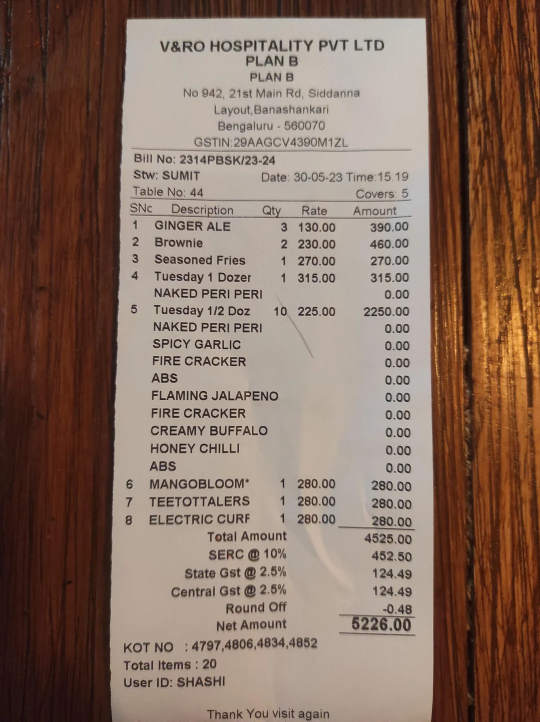
#> input picture service.webp, 1080 x 1443 px, found by its file name (shown at 1/2 size)
$ jupyter execute Doc_Scanner.ipynb   (shell and % lines are left out)
#> lines starting #> are read from the running program, lines starting #| are printed output that depends on the picture; after the words box and inside, x2 and y2 are one past the last pixel; in counts of white or black regions, pixels touching at a corner belong together
[cell 1]
import sys
print(sys.executable)
print(sys.version)

[cell 2]
import sys

[cell 3]
import sys

for p in sys.path:
    print(p)

[cell 4]
import importlib.util

print(importlib.util.find_spec("cv2"))

[cell 5]
import cv2
print(cv2.__version__)

[cell 6]
#get basic library's
import cv2
import numpy as np
import matplotlib.pyplot as plt


#print(cv2.__version__)

[cell 7]
im_path = "C:/Users/hp/Downloads/scan project/service.webp" #image path
#read image from path

img = cv2.imread(im_path)
#> img is the input picture: shape (1443, 1080, 3); mean B, G, R 95.9, 110, 134.7
print(img.shape)
#| (1443, 1080, 3)

#imgae resize
img = cv2.resize(img, (1500,800))
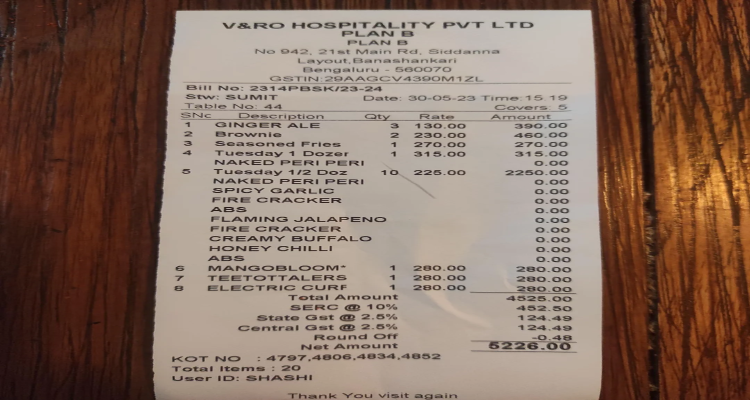
#> img: shape (800, 1500, 3) (shown at 1/2 size); mean B, G, R 95.9, 109.9, 134.6
print(img.shape)
#| (800, 1500, 3)

plt.imshow(img)
plt.show()
#BGR format : BGR -> RGB

[cell 8]
#1.remove the noise
#bluring the image
orig = img.copy()
gray = cv2.cvtColor(orig, cv2.COLOR_BGR2GRAY)
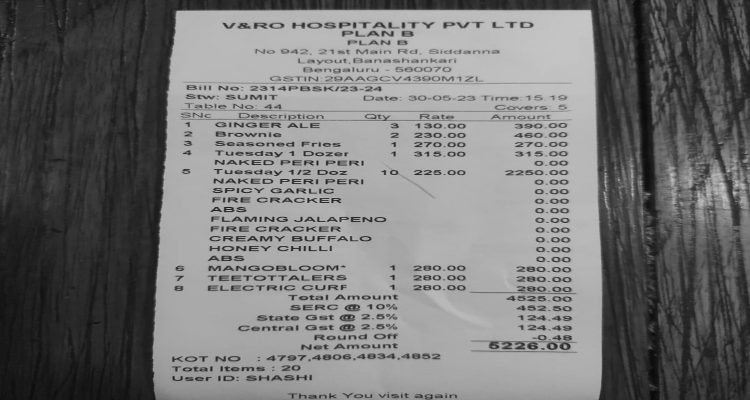
#> gray: shape (800, 1500) (shown at 1/2 size); min 4, max 205, mean 115.7
plt.imshow(gray, cmap = "binary" )
plt.show()

blurred = cv2.GaussianBlur(gray, (5,5), 0)
plt.imshow(blurred, cmap = "binary")
plt.show()


#project to the screen

[cell 9]
regen = cv2.cvtColor(blurred, cv2.COLOR_GRAY2BGR)
plt.imshow(orig)
plt.show()

plt.imshow(regen)
plt.show()

[cell 10]
regen.shape
#> Out = (800, 1500, 3)

[cell 11]
#2.edge detection
edge = cv2.Canny(blurred, 0,50)
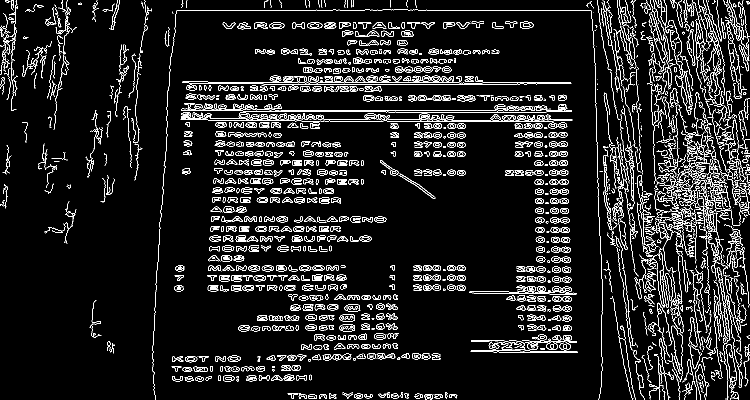
#> edge: shape (800, 1500) (shown at 1/2 size); 8% white in thin lines or dots
orig_edge = edge.copy()

plt.imshow(orig_edge)
plt.title("Edge detection")
plt.show()

[cell 12]
#3.contours extraction

contours, _ = cv2.findContours(edge , cv2.RETR_LIST, cv2.CHAIN_APPROX_NONE)
#> contours = 3307 contours, 1928 with area under 20; largest, box (x1, y1, x2, y2) and area: (365, 151, 1143, 170) 2290, (516, 164, 937, 170) 1236, (1433, 535, 1461, 711) 524, (1373, 58, 1391, 132) 518, (1236, 437, 1256, 499) 514
print(len(contours))
#| 3307

contours = sorted( contours, reverse = True, key = cv2.contourArea )

[cell 13]
#select the best contours region

for c in contours:
    p = cv2.arcLength(c, True)
    approx = cv2.approxPolyDP(c, 0.01*p, True)
    if len(approx) == 4 :
        target = approx
        break
#> this loop made 48 passes
#> (p, target) on pass 48: (170.1, [[1071, 703], [1150, 702], [1154, 704], [1074, 705]])
#> p on passes 3 to 8: 439.5, 184.5, 150.2, 144.2, 163.5, 143.6

print(target.shape)
#| (4, 1, 2)

[cell 14]
#reoder target contours

def reorder(h):
    h = h.reshape((4, 2))
#> h = [[1071, 703], [1150, 702], [1154, 704], [1074, 705]]
    print(h)
#| [[1071  703]
#|  [1150  702]
#|  [1154  704]
#|  [1074  705]]

    hnew = np.zeros((4,2), dtype = np.float32)
    add = h.sum(axis = 1)
#> add = [1774, 1852, 1858, 1779]
    hnew[3] =h[np.argmax(add)]
    hnew[1] =h[np.argmax(add)]

    diff = np.diff(h, axis = 1)
#> diff = [-368, -448, -450, -369]
    hnew[0] =h[np.argmax(diff)]
    hnew[2] =h[np.argmax(diff)]

    return hnew

[cell 15]
reorder = reorder(target)
#> reorder = [[1071, 703], [1154, 704], [1071, 703], [1154, 704]]
print("************")
print(reorder)
#| [[1071.  703.]
#|  [1154.  704.]
#|  [1071.  703.]
#|  [1154.  704.]]

[cell 16]
#project to a fixed screen
input_representation = reorder
#> input_representation has the same summary as reorder

output_map = np.float32([[0,0],[800,0],[800,800],[0,800]])

[cell 17]
M = cv2.getPerspectiveTransform(input_representation, output_map)
#> M = [[-1.51e-05, 0.00125, -0.864], [8.8e-06, -0.000731, 0.504], [3.15e-08, -2.61e-06, 0.0018]]
ans = cv2.warpPerspective(orig, M, (800, 800))
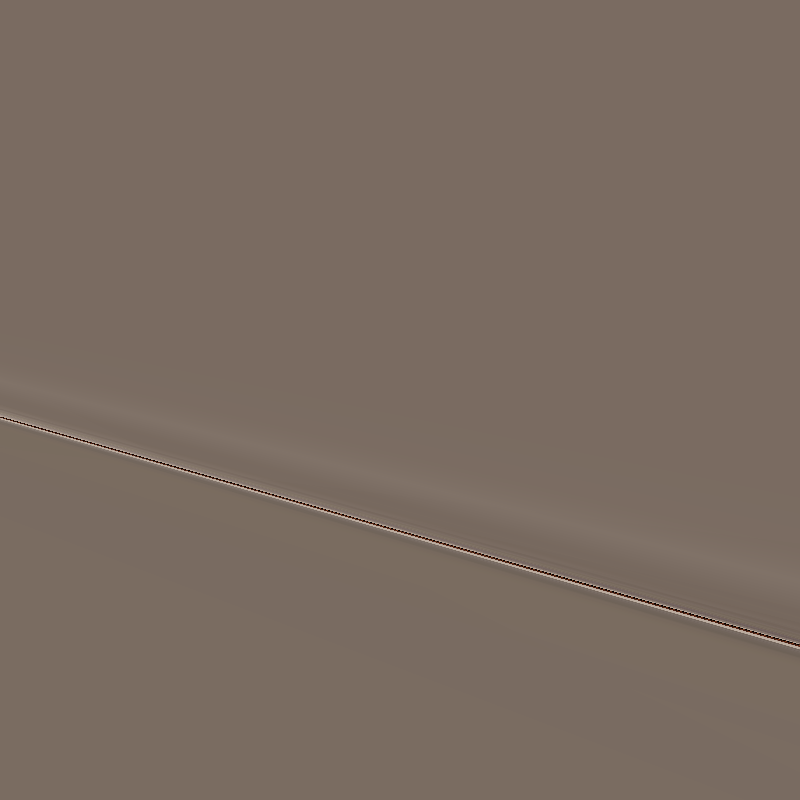
#> ans: shape (800, 800, 3); mean B, G, R 97.2, 107.5, 122.1

[cell 18]
plt.imshow(ans)
plt.title("Edge detection")
plt.show()

[cell 19]
res = cv2.cvtColor(ans, cv2.COLOR_BGR2GRAY)

b_res = cv2.GaussianBlur(res, (3,3), 0)

plt.imshow(res, cmap = "binary")
plt.show()

plt.imshow(b_res, cmap = "binary")
plt.show()
